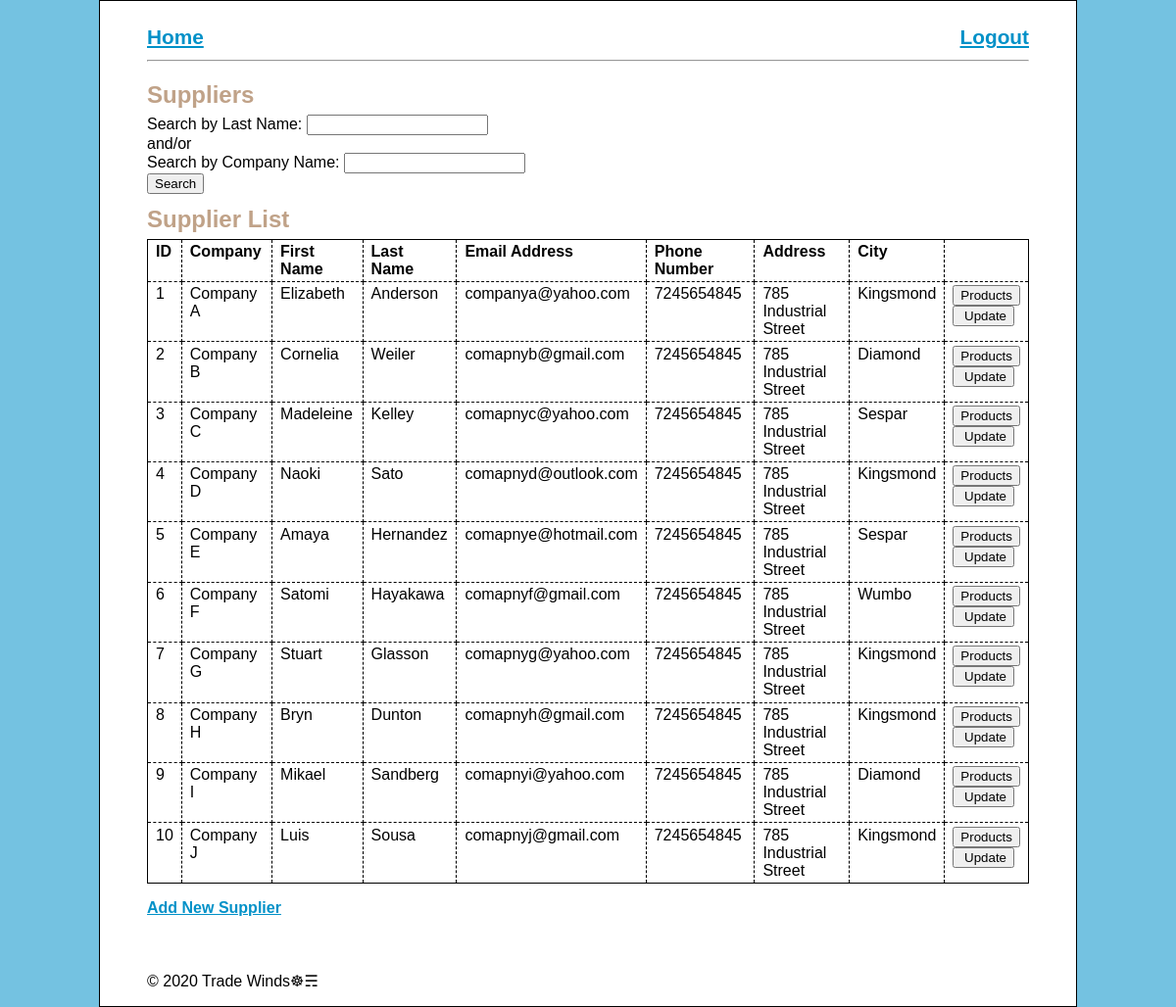
Page /suppliers/viewSuppliers.php (signed in) on the committed database.
### tables this page shows
CREATE TABLE suppliers (
  supplierID		INT			   NOT NULL   AUTO_INCREMENT,
  company			VARCHAR(50)    NOT NULL,
  firstName         VARCHAR(60)               DEFAULT NULL,
  lastName          VARCHAR(60)               DEFAULT NULL,
  emailAddress      VARCHAR(255)   NOT NULL,
  password			VARCHAR(60)	   NOT NULL,
  phoneNumber		VARCHAR(25)    NOT NULL,
  address			VARCHAR(255)   NOT NULL,
  city				VARCHAR(60)    NOT NULL,
  state				VARCHAR(2)	   NOT NULL,
  zipCode			VARCHAR(6)	   NOT NULL,
  PRIMARY KEY (supplierID),
  UNIQUE INDEX emailAddress (emailAddress)
);

### suppliers/viewSuppliers.php (the view, shortened to what this page needs)
<?php
require_once('../inc/db_connect.php');
$query = 'SELECT * FROM suppliers
                       ORDER BY supplierID';
$statement = $db1->prepare($query);
$statement->execute();
$suppliers= $statement->fetchAll();
?>
<!DOCTYPE html>
<html>
<div style="clear: both">
	<h2 style="float: left; width: 50%; padding-top:2.8%;"><a href="../inc/searchScreen.php">Home</a></h2>
	<h2 style="float: right; width: 50%; text-align: right; padding-top:2.8%;"><a href="../inc/logout.php">Logout</a></h2>
</div>
<hr />
<head>
    <link rel="stylesheet" type="text/css" href="../css/main.css" />
</head>
<body>
<header><h1>Suppliers</h1></header>
<main>
<form action="viewSuppliers.php" method="post"
	id="search_supplier_list">
	<label>Search by Last Name:</label>
	<input type="text" name="searchLName"></br>
	<label>and/or</label></br>
	<label>Search by Company Name:</label>
	<input type="text" name="searchCompany"></br>
	<input type="submit" value="Search">
</form>
<?php $searchLName=filter_input(INPUT_POST, 'searchLName');?>
<?php $searchCompany=filter_input(INPUT_POST, 'searchCompany');?>
    <h1>Supplier List</h1>
   <table>
			<tr>
			<th>ID</th>
			<th>Company</th>
			<th>First Name</th>
			<th>Last Name</th>
			<th>Email Address</th>
			<th>Phone Number</th>
			<th>Address</th>
			<th>City</th>
			<th>&nbsp;</th>
			</tr>
			<?php foreach($suppliers as $supplier): ?>
			<?php if(($searchLName==null || $searchLName=='') && ($searchCompany==null || $searchCompany=='')):?>
				<tr>
				<td><?php echo $supplier['supplierID']; ?></td>
				<td><?php echo $supplier['company']; ?></td>
				<td><?php echo $supplier['firstName']; ?></td>
				<td><?php echo $supplier['lastName']; ?></td>
				<td><?php echo $supplier['emailAddress']; ?></td>
				<td><?php echo $supplier['phoneNumber'];?></td>
				<td><?php echo $supplier['address'];?></td>
				<td><?php echo $supplier['city'];?></td>
				<td><form action="viewProducts.php"method="post">
					<input type="submit" value="Products">
					</form>
				<form action="updateSupplierForm.php"method="post">
					<input type="submit" value=" Update">
					</form>
				</td>
				</tr>
			<?php endif;?>
			<?php endforeach; ?>
	</table>
	<p><a href="addSupplierForm.php">Add New Supplier</a></p>
</main>
<footer>
    <p>&copy; <?php echo date("Y"); ?> Trade Winds&#9784;&#9780; </p>
</footer>
</body>
</html>

### css/main.css (style rules this page uses)
html { background-color: #74C2E1; }
body { font-family: Arial, Helvetica, sans-serif; width: 900px; margin: 0 auto; padding: 0 3em; background-color: white; border: 1px solid black; }
footer { margin: 0; padding-top: 1.5em; clear: both; }
h1 { font-size: 150%; margin: 0; padding: .5em 0 .25em; }
h2 { font-size: 130%; margin: 0; padding: .25em 0 .5em; }
h1, h2 { color: #c0a288; }
a { color: #0191C8; font-weight: bold; }
table { border: 1px solid black; border-collapse: collapse; overflow: scroll; }
td, th { border: 1px dashed black; padding: .2em .5em .2em .5em; vertical-align: top; text-align: left; }

### rows in the picture
suppliers: supplierID "1", company "Company A", firstName "Elizabeth", lastName "Anderson", emailAddress "companya@yahoo.com", phoneNumber "7245654845", address "785 Industrial Street", city "Kingsmond"
suppliers: supplierID "2", company "Company B", firstName "Cornelia", lastName "Weiler", emailAddress "comapnyb@gmail.com", phoneNumber "7245654845", address "785 Industrial Street", city "Diamond"
suppliers: supplierID "3", company "Company C", firstName "Madeleine", lastName "Kelley", emailAddress "comapnyc@yahoo.com", phoneNumber "7245654845", address "785 Industrial Street", city "Sespar"
suppliers: supplierID "4", company "Company D", firstName "Naoki", lastName "Sato", emailAddress "comapnyd@outlook.com", phoneNumber "7245654845", address "785 Industrial Street", city "Kingsmond"
suppliers: supplierID "5", company "Company E", firstName "Amaya", lastName "Hernandez", emailAddress "comapnye@hotmail.com", phoneNumber "7245654845", address "785 Industrial Street", city "Sespar"
suppliers: supplierID "6", company "Company F", firstName "Satomi", lastName "Hayakawa", emailAddress "comapnyf@gmail.com", phoneNumber "7245654845", address "785 Industrial Street", city "Wumbo"
suppliers: supplierID "7", company "Company G", firstName "Stuart", lastName "Glasson", emailAddress "comapnyg@yahoo.com", phoneNumber "7245654845", address "785 Industrial Street", city "Kingsmond"
suppliers: supplierID "8", company "Company H", firstName "Bryn", lastName "Dunton", emailAddress "comapnyh@gmail.com", phoneNumber "7245654845", address "785 Industrial Street", city "Kingsmond"
suppliers: supplierID "9", company "Company I", firstName "Mikael", lastName "Sandberg", emailAddress "comapnyi@yahoo.com", phoneNumber "7245654845", address "785 Industrial Street", city "Diamond"
suppliers: supplierID "10", company "Company J", firstName "Luis", lastName "Sousa", emailAddress "comapnyj@gmail.com", phoneNumber "7245654845", address "785 Industrial Street", city "Kingsmond"
